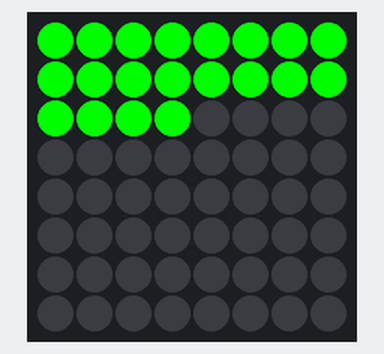
Simulated run of this program. Board: Raspberry Pi (BCM pin numbers) with a Sense HAT. Parts: the Sense HAT's 8×8 RGB LED matrix. At 16.5 s the program stops and its outputs stay as they are.

Above: at 0.1 s.
At 5.6 s:
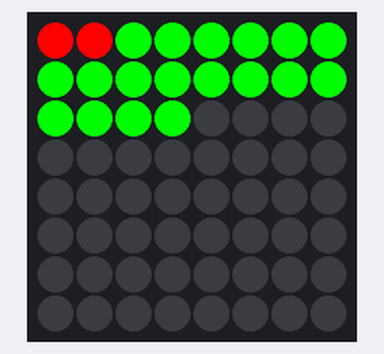
At 7.1 s:
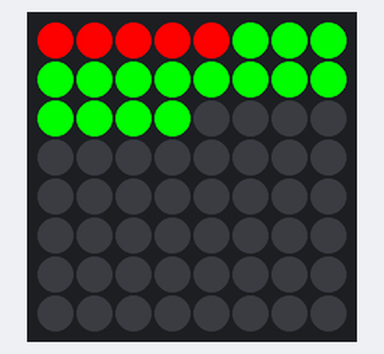
At 8.6 s:
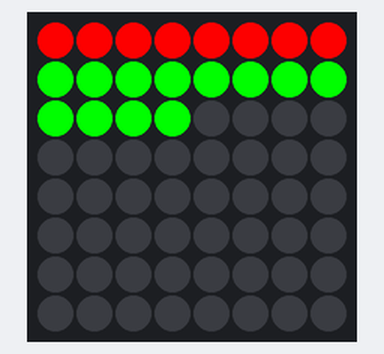
At 10.6 s:
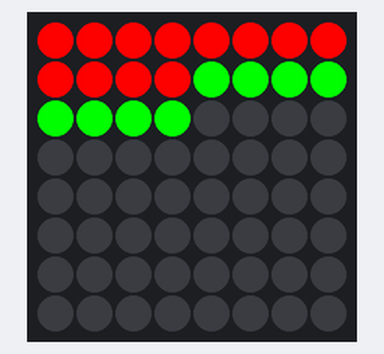
At 14.6 s:
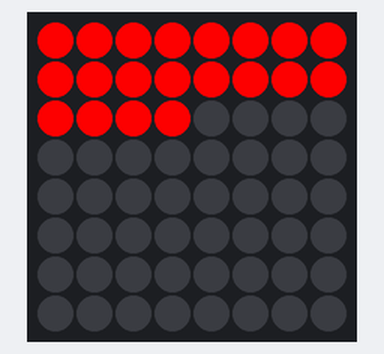

Measured:
- what the display in image 5 shows lasts 0.5 s, from 14.5 s to 15.0 s

The program:

countdown_timer.py
```python
from sense_hat import SenseHat
from time import sleep

sense = SenseHat()

green = (0,255,0)
red = (255,0,0)
black = (0,0,0)
s = 20

leds = []

for i in range(64):
    if i < s:
        leds.append(green)
    else:
        leds.append(black)

sense.set_pixels(leds)

sleep(5)

for i in range(s):
    leds[i] = red
    sense.set_pixels(leds)
    sleep(0.5)

for i in range(3):
    sense.clear()
    sleep(0.25)
    sense.set_pixels(leds)
    sleep(0.25)

sense.clear()
```
